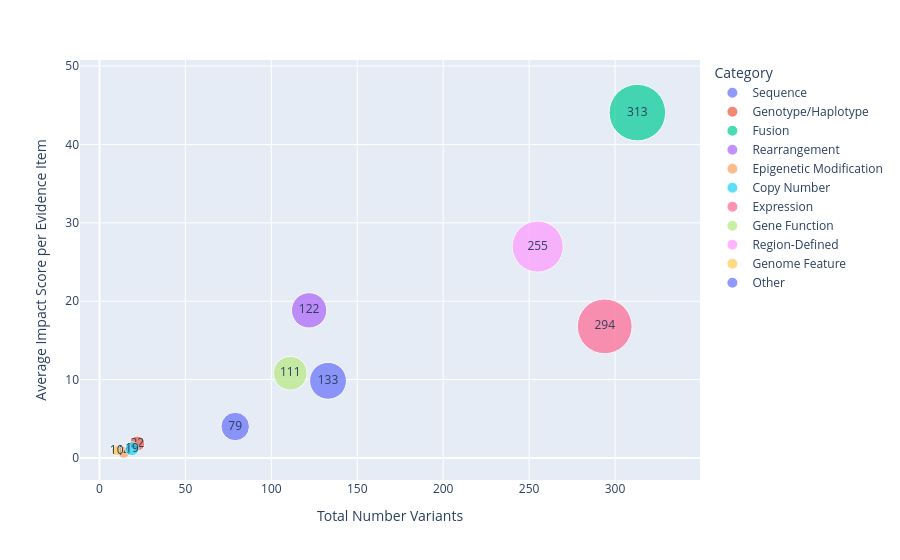

Notebook cell for this chart:
### Code cell
fig3 = px.scatter(
    data_frame=not_supported_variant_impact_df,
    x="Total Number Variants",
    y="Average Impact Score per Evidence Item",
    size="Total Number Variants",
    size_max=40,
    text="Total Number Variants",
    color="Category",
    hover_data=["% Accepted Evidence Items", "Average Impact Score per Variant"],
)
fig3.show()

### Figure 1 — Plotly figure (JSON) as saved in the notebook; plotly's stock layout.template omitted (floating-point values rounded to 4 significant figures)
{"data": [{"customdata": [["64.33%", 15.71]], "hovertemplate": "Category=Sequence<br>Total Number Variants=%{text}<br>Average Impact Score per Evidence Item=%{y}<br>% Accepted Evidence Items=%{customdata[0]}<br>Average Impact Score per Variant=%{customdata[1]}<extra></extra>", "legendgroup": "Sequence", "marker": {"color": "#636efa", "size": [133], "sizemode": "area", "sizeref": 0.1956, "symbol": "circle"}, "mode": "markers+text", "name": "Sequence", "orientation": "v", "showlegend": true, "text": [133.0], "type": "scatter", "x": [133], "xaxis": "x", "y": [9.85], "yaxis": "y"}, {"customdata": [["48.72%", 2.94]], "hovertemplate": "Category=Genotype/Haplotype<br>Total Number Variants=%{text}<br>Average Impact Score per Evidence Item=%{y}<br>% Accepted Evidence Items=%{customdata[0]}<br>Average Impact Score per Variant=%{customdata[1]}<extra></extra>", "legendgroup": "Genotype/Haplotype", "marker": {"color": "#EF553B", "size": [22], "sizemode": "area", "sizeref": 0.1956, "symbol": "circle"}, "mode": "markers+text", "name": "Genotype/Haplotype", "orientation": "v", "showlegend": true, "text": [22.0], "type": "scatter", "x": [22], "xaxis": "x", "y": [1.84], "yaxis": "y"}, {"customdata": [["64.65%", 70.28]], "hovertemplate": "Category=Fusion<br>Total Number Variants=%{text}<br>Average Impact Score per Evidence Item=%{y}<br>% Accepted Evidence Items=%{customdata[0]}<br>Average Impact Score per Variant=%{customdata[1]}<extra></extra>", "legendgroup": "Fusion", "marker": {"color": "#00cc96", "size": [313], "sizemode": "area", "sizeref": 0.1956, "symbol": "circle"}, "mode": "markers+text", "name": "Fusion", "orientation": "v", "showlegend": true, "text": [313.0], "type": "scatter", "x": [313], "xaxis": "x", "y": [44.06], "yaxis": "y"}, {"customdata": [["40.13%", 30.04]], "hovertemplate": "Category=Rearrangement<br>Total Number Variants=%{text}<br>Average Impact Score per Evidence Item=%{y}<br>% Accepted Evidence Items=%{customdata[0]}<br>Average Impact Score per Variant=%{customdata[1]}<extra></extra>", "legendgroup": "Rearrangement", "marker": {"color": "#ab63fa", "size": [122], "sizemode": "area", "sizeref": 0.1956, "symbol": "circle"}, "mode": "markers+text", "name": "Rearrangement", "orientation": "v", "showlegend": true, "text": [122.0], "type": "scatter", "x": [122], "xaxis": "x", "y": [18.84], "yaxis": "y"}, {"customdata": [["95.65%", 1.16]], "hovertemplate": "Category=Epigenetic Modification<br>Total Number Variants=%{text}<br>Average Impact Score per Evidence Item=%{y}<br>% Accepted Evidence Items=%{customdata[0]}<br>Average Impact Score per Variant=%{customdata[1]}<extra></extra>", "legendgroup": "Epigenetic Modification", "marker": {"color": "#FFA15A", "size": [14], "sizemode": "area", "sizeref": 0.1956, "symbol": "circle"}, "mode": "markers+text", "name": "Epigenetic Modification", "orientation": "v", "showlegend": true, "text": [14.0], "type": "scatter", "x": [14], "xaxis": "x", "y": [0.73], "yaxis": "y"}, {"customdata": [["44.23%", 1.9]], "hovertemplate": "Category=Copy Number<br>Total Number Variants=%{text}<br>Average Impact Score per Evidence Item=%{y}<br>% Accepted Evidence Items=%{customdata[0]}<br>Average Impact Score per Variant=%{customdata[1]}<extra></extra>", "legendgroup": "Copy Number", "marker": {"color": "#19d3f3", "size": [19], "sizemode": "area", "sizeref": 0.1956, "symbol": "circle"}, "mode": "markers+text", "name": "Copy Number", "orientation": "v", "showlegend": true, "text": [19.0], "type": "scatter", "x": [19], "xaxis": "x", "y": [1.19], "yaxis": "y"}, {"customdata": [["55.38%", 26.8]], "hovertemplate": "Category=Expression<br>Total Number Variants=%{text}<br>Average Impact Score per Evidence Item=%{y}<br>% Accepted Evidence Items=%{customdata[0]}<br>Average Impact Score per Variant=%{customdata[1]}<extra></extra>", "legendgroup": "Expression", "marker": {"color": "#FF6692", "size": [294], "sizemode": "area", "sizeref": 0.1956, "symbol": "circle"}, "mode": "markers+text", "name": "Expression", "orientation": "v", "showlegend": true, "text": [294.0], "type": "scatter", "x": [294], "xaxis": "x", "y": [16.8], "yaxis": "y"}, {"customdata": [["44.30%", 17.25]], "hovertemplate": "Category=Gene Function<br>Total Number Variants=%{text}<br>Average Impact Score per Evidence Item=%{y}<br>% Accepted Evidence Items=%{customdata[0]}<br>Average Impact Score per Variant=%{customdata[1]}<extra></extra>", "legendgroup": "Gene Function", "marker": {"color": "#B6E880", "size": [111], "sizemode": "area", "sizeref": 0.1956, "symbol": "circle"}, "mode": "markers+text", "name": "Gene Function", "orientation": "v", "showlegend": true, "text": [111.0], "type": "scatter", "x": [111], "xaxis": "x", "y": [10.81], "yaxis": "y"}, {"customdata": [["58.70%", 43.02]], "hovertemplate": "Category=Region-Defined<br>Total Number Variants=%{text}<br>Average Impact Score per Evidence Item=%{y}<br>% Accepted Evidence Items=%{customdata[0]}<br>Average Impact Score per Variant=%{customdata[1]}<extra></extra>", "legendgroup": "Region-Defined", "marker": {"color": "#FF97FF", "size": [255], "sizemode": "area", "sizeref": 0.1956, "symbol": "circle"}, "mode": "markers+text", "name": "Region-Defined", "orientation": "v", "showlegend": true, "text": [255.0], "type": "scatter", "x": [255], "xaxis": "x", "y": [26.97], "yaxis": "y"}, {"customdata": [["20.00%", 1.52]], "hovertemplate": "Category=Genome Feature<br>Total Number Variants=%{text}<br>Average Impact Score per Evidence Item=%{y}<br>% Accepted Evidence Items=%{customdata[0]}<br>Average Impact Score per Variant=%{customdata[1]}<extra></extra>", "legendgroup": "Genome Feature", "marker": {"color": "#FECB52", "size": [10], "sizemode": "area", "sizeref": 0.1956, "symbol": "circle"}, "mode": "markers+text", "name": "Genome Feature", "orientation": "v", "showlegend": true, "text": [10.0], "type": "scatter", "x": [10], "xaxis": "x", "y": [0.95], "yaxis": "y"}, {"customdata": [["33.33%", 6.41]], "hovertemplate": "Category=Other<br>Total Number Variants=%{text}<br>Average Impact Score per Evidence Item=%{y}<br>% Accepted Evidence Items=%{customdata[0]}<br>Average Impact Score per Variant=%{customdata[1]}<extra></extra>", "legendgroup": "Other", "marker": {"color": "#636efa", "size": [79], "sizemode": "area", "sizeref": 0.1956, "symbol": "circle"}, "mode": "markers+text", "name": "Other", "orientation": "v", "showlegend": true, "text": [79.0], "type": "scatter", "x": [79], "xaxis": "x", "y": [4.02], "yaxis": "y"}], "layout": {"legend": {"itemsizing": "constant", "title": {"text": "Category"}, "tracegroupgap": 0}, "margin": {"t": 60}, "xaxis": {"anchor": "y", "domain": [0, 1], "title": {"text": "Total Number Variants"}}, "yaxis": {"anchor": "x", "domain": [0, 1], "title": {"text": "Average Impact Score per Evidence Item"}}}}
